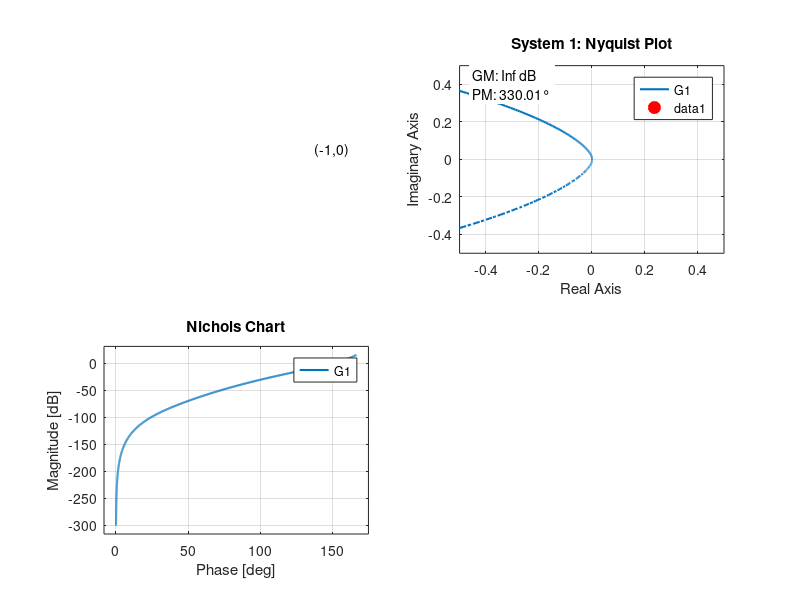

Write the MATLAB code that produced this figure. (Note: this script raises an error after producing the figure.)
clear all; close all; clc;

% 公共设置
set(0, 'DefaultLineLineWidth', 1.5);
set(0, 'DefaultAxesFontSize', 10);
set(0, 'DefaultTextFontSize', 10);

%% 系统1: G(s) = 10(s+a)/[s^2(s+15)(s^2+8s+10)]
figure('Name', 'System 1 Analysis', 'Position', [100, 100, 1200, 800]);

% 定义传递函数
last_digit = 9;
num1 = 10 * [1, last_digit];
den1 = conv([1, 15], [1, 8, 10]);
den1 = conv([1, 0, 0], den1);
G1 = tf(num1, den1);

% 创建单位负反馈闭环系统
sys_cl1 = feedback(G1, 1);

% Bode图
subplot(2,2,1);
[mag, phase, w] = bode(G1);
margin(G1);
grid on;
title('System 1: Bode Plot');
% 获取裕度值
[Gm1, Pm1, Wcg1, Wcp1] = margin(G1);
% 添加裕度文本标注
text(0.01, -100, {sprintf('Gain Margin: %.2f dB', 20*log10(Gm1)), ...
                 sprintf('Phase Margin: %.2f°', Pm1)}, ...
     'VerticalAlignment', 'bottom', 'FontSize', 10, 'BackgroundColor', 'w');

% Nyquist图
subplot(2,2,2);
[re, im] = nyquist(G1);
nyquist(G1);
axis([-0.5, 0.5, -0.5, 0.5]); % 调整坐标范围
hold on;
% 标记(-1,0)点
plot(-1, 0, 'ro', 'MarkerSize', 8, 'MarkerFaceColor', 'r');
text(-1.05, 0.05, '(-1,0)', 'FontSize', 10);
% 添加裕度信息
text(-0.45, 0.4, {sprintf('GM: %.2f dB', 20*log10(Gm1)), ...
                 sprintf('PM: %.2f°', Pm1)}, ...
     'FontSize', 10, 'BackgroundColor', 'w');
title('System 1: Nyquist Plot');
grid on;

% Nichols图
subplot(2,2,3);
nichols(G1);
ngrid;
title('System 1: Nichols Chart');

% 阶跃响应
subplot(2,2,4);
[y, t] = step(sys_cl1);
step(sys_cl1);
title('System 1: Step Response');
grid on;
% 计算阶跃响应指标
stepinfo1 = stepinfo(sys_cl1);
overshoot1 = stepinfo1.Overshoot;
settling_time1 = stepinfo1.SettlingTime;
% 添加指标文本
text(0.6*max(t), 0.6*max(y), ...
    {sprintf('Overshoot: %.2f%%', overshoot1), ...
     sprintf('Settling Time: %.2f s', settling_time1)}, ...
    'FontSize', 10, 'BackgroundColor', 'w');

fprintf('System 1:\n');
fprintf('Gain Margin: %.2f dB at %.2f rad/s\n', 20*log10(Gm1), Wcg1);
fprintf('Phase Margin: %.2f° at %.2f rad/s\n', Pm1, Wcp1);

%% 系统2: G(s) = 2(s/3+a)/[s(0.02s+1)(0.03s+1)(0.1s+1)]
figure('Name', 'System 2 Analysis', 'Position', [100, 100, 1200, 800]);

% 定义传递函数
num2 = 2 * [1/3, last_digit];
den2 = conv([1, 0], conv([0.02, 1], conv([0.03, 1], [0.1, 1])));
G2 = tf(num2, den2);

% 创建单位负反馈闭环系统
sys_cl2 = feedback(G2, 1);

% Bode图
subplot(2,2,1);
margin(G2);
grid on;
title('System 2: Bode Plot');
% 获取裕度值
[Gm2, Pm2, Wcg2, Wcp2] = margin(G2);
% 添加裕度文本标注
text(0.01, -100, {sprintf('Gain Margin: %.2f dB', 20*log10(Gm2)), ...
                 sprintf('Phase Margin: %.2f°', Pm2)}, ...
     'VerticalAlignment', 'bottom', 'FontSize', 10, 'BackgroundColor', 'w');

% Nyquist图
subplot(2,2,2);
[re, im] = nyquist(G2);
nyquist(G2);
axis([-5, 1, -3, 3]); % 调整坐标范围
hold on;
plot(-1, 0, 'ro', 'MarkerSize', 8, 'MarkerFaceColor', 'r');
text(-1.1, 0.1, '(-1,0)', 'FontSize', 10);
% 添加裕度信息
text(-4.5, 2.5, {sprintf('GM: %.2f dB', 20*log10(Gm2)), ...
                sprintf('PM: %.2f°', Pm2)}, ...
     'FontSize', 10, 'BackgroundColor', 'w');
title('System 2: Nyquist Plot');
grid on;

% Nichols图
subplot(2,2,3);
nichols(G2);
ngrid;
title('System 2: Nichols Chart');

% 阶跃响应
subplot(2,2,4);
[y, t] = step(sys_cl2);
step(sys_cl2);
title('System 2: Step Response');
grid on;
% 计算阶跃响应指标
stepinfo2 = stepinfo(sys_cl2);
overshoot2 = stepinfo2.Overshoot;
settling_time2 = stepinfo2.SettlingTime;
% 添加指标文本
text(0.6*max(t), 0.6*max(y), ...
    {sprintf('Overshoot: %.2f%%', overshoot2), ...
     sprintf('Settling Time: %.2f s', settling_time2)}, ...
    'FontSize', 10, 'BackgroundColor', 'w');

fprintf('\nSystem 2:\n');
fprintf('Gain Margin: %.2f dB at %.2f rad/s\n', 20*log10(Gm2), Wcg2);
fprintf('Phase Margin: %.2f° at %.2f rad/s\n', Pm2, Wcp2);

%% 系统3: 状态空间模型
figure('Name', 'System 3 Analysis', 'Position', [100, 100, 1200, 800]);

% 定义状态空间矩阵
A = [0, 2, 1; -3, -2, 0; 1, 3, 4];
B = [4; 3; 2];
C = [1, 2, 3];
D = 0;
G3 = ss(A, B, C, D);

% 转换为传递函数并简化
G3_tf = minreal(tf(G3));

% 创建单位负反馈闭环系统
sys_cl3 = feedback(G3_tf, 1);

% Bode图
subplot(2,2,1);
margin(G3_tf);
grid on;
title('System 3: Bode Plot');
% 获取裕度值
[Gm3, Pm3, Wcg3, Wcp3] = margin(G3_tf);
% 添加裕度文本标注
text(0.01, -100, {sprintf('Gain Margin: %.2f dB', 20*log10(Gm3)), ...
                 sprintf('Phase Margin: %.2f°', Pm3)}, ...
     'VerticalAlignment', 'bottom', 'FontSize', 10, 'BackgroundColor', 'w');

% Nyquist图
subplot(2,2,2);
[re, im] = nyquist(G3_tf);
nyquist(G3_tf);
axis([-2, 1, -1.5, 1.5]); % 调整坐标范围
hold on;
plot(-1, 0, 'ro', 'MarkerSize', 8, 'MarkerFaceColor', 'r');
text(-1.1, 0.1, '(-1,0)', 'FontSize', 10);
% 添加裕度信息
text(-1.8, 1.2, {sprintf('GM: %.2f dB', 20*log10(Gm3)), ...
                sprintf('PM: %.2f°', Pm3)}, ...
     'FontSize', 10, 'BackgroundColor', 'w');
title('System 3: Nyquist Plot');
grid on;

% Nichols图
subplot(2,2,3);
nichols(G3_tf);
ngrid;
title('System 3: Nichols Chart');

% 阶跃响应
subplot(2,2,4);
[y, t] = step(sys_cl3);
step(sys_cl3);
title('System 3: Step Response');
grid on;
% 计算阶跃响应指标
stepinfo3 = stepinfo(sys_cl3);
overshoot3 = stepinfo3.Overshoot;
settling_time3 = stepinfo3.SettlingTime;
% 添加指标文本
text(0.6*max(t), 0.6*max(y), ...
    {sprintf('Overshoot: %.2f%%', overshoot3), ...
     sprintf('Settling Time: %.2f s', settling_time3)}, ...
    'FontSize', 10, 'BackgroundColor', 'w');

fprintf('\nSystem 3:\n');
fprintf('Gain Margin: %.2f dB at %.2f rad/s\n', 20*log10(Gm3), Wcg3);
fprintf('Phase Margin: %.2f° at %.2f rad/s\n', Pm3, Wcp3);
